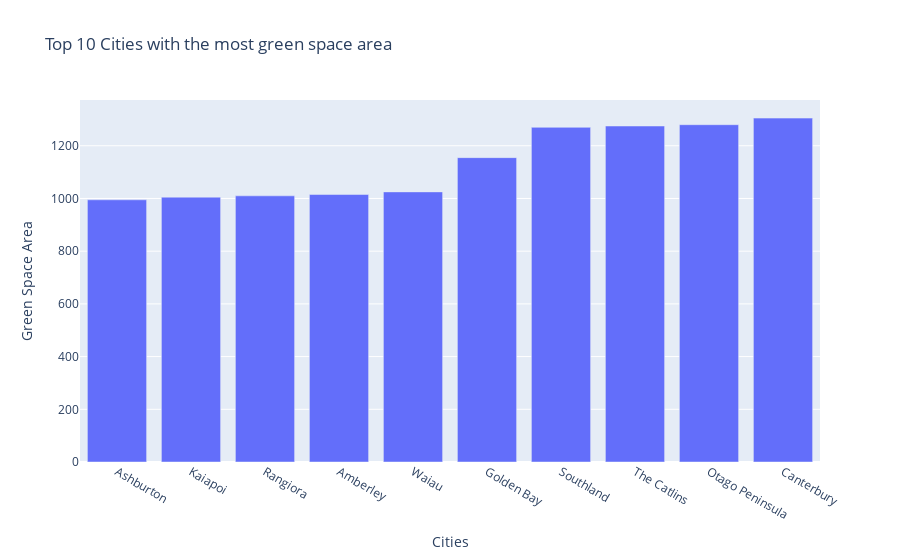

This figure's notebook cell:
### Code cell
fig = go.Figure([go.Bar(x=most_green['City'], y=most_green['Green_Space_Area'])])
fig.update_layout(title="Top 10 Cities with the most green space area", xaxis_title="Cities",
    yaxis_title="Green Space Area")
fig.show()

### Figure 1 — Plotly figure (JSON) as saved in the notebook; plotly's stock layout.template omitted (floating-point values rounded to 4 significant figures)
{"data": [{"type": "bar", "x": ["Ashburton", "Kaiapoi", "Rangiora", "Amberley", "Waiau", "Golden Bay", "Southland", "The Catlins", "Otago Peninsula", "Canterbury"], "y": [995, 1005, 1010, 1015, 1025, 1155, 1270, 1275, 1280, 1305]}], "layout": {"title": {"text": "Top 10 Cities with the most green space area"}, "xaxis": {"title": {"text": "Cities"}}, "yaxis": {"title": {"text": "Green Space Area"}}}}
